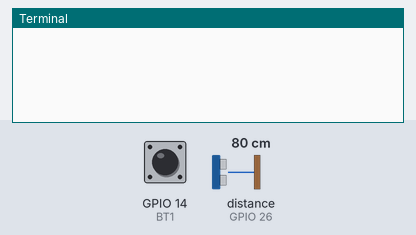
The program below on a simulated Raspberry Pi (BCM pin numbers). On the bench: the last lines printed to the terminal. The inputs (shaded band) are chosen by the test bench; at power-on: GPIO 14 (BT1) HIGH, distance to the obstacle (sensor on GPIO 26) 80 cm. The echo pulse lasts 58.3 µs per cm; the clock reads 2024-03-15 10:24:30 at power-on unless the program sets it.

Above: at 1.2 s.
1.3 s: GPIO 14 (BT1) pulled LOW for 0.15 s
At 2.6 s:
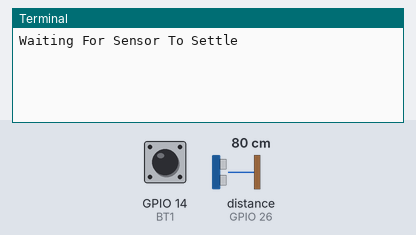
At 4.4 s:
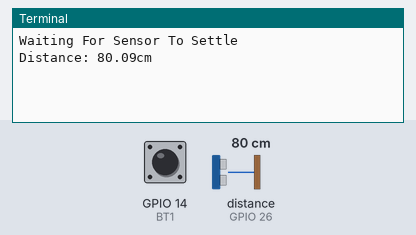

The program:

bai8.py
```python
#!/usr/bin/python
# -*- coding: utf-8 -*-
# Author : www.modmypi.com
# Link: https://www.modmypi.com/blog/hc-sr04-ultrasonic-range-sensor-on-the-raspberry-pi

import RPi.GPIO as GPIO
import time
from config import Config

GPIO.setmode(GPIO.BCM)


TRIG = 16
ECHO = 26


GPIO.setup(Config.BT1, GPIO.IN, pull_up_down=GPIO.PUD_UP)

GPIO.setup(TRIG,GPIO.OUT)
GPIO.setup(ECHO,GPIO.IN)

GPIO.output(TRIG, False)


while True:
    if GPIO.input(Config.BT1) == 0:
        print("Waiting For Sensor To Settle")
        time.sleep(2)

        GPIO.output(TRIG, True)
        time.sleep(0.00001)
        GPIO.output(TRIG, False)

        while GPIO.input(ECHO)==0:
          pulse_start = time.time()

        while GPIO.input(ECHO)==1:
          pulse_end = time.time()

        pulse_duration = pulse_end - pulse_start

        distance = pulse_duration * 17150

        distance = round(distance, 2)

        print("Distance: %scm" % distance)

        time.sleep(1)

GPIO.cleanup()
```

config.py
```python
class Config:

    BT1 = 14
    BT2 = 4
    BT3 = 3
    BT4 = 2

    Nokia_RST = 15
    Nokia_DC = 17
    Nokia_CE = 18
    Nokia_DIN = 27
    Nokia_BL = 22
    Nokia_CLK = 23

    SV1 = 21
    # SV2
    # SV3
    # SV4

    DIR = 19
    PWD = 13
```

Measured:
- after the input at 1.3 s, the terminal: prints a new line at once (image 1)
